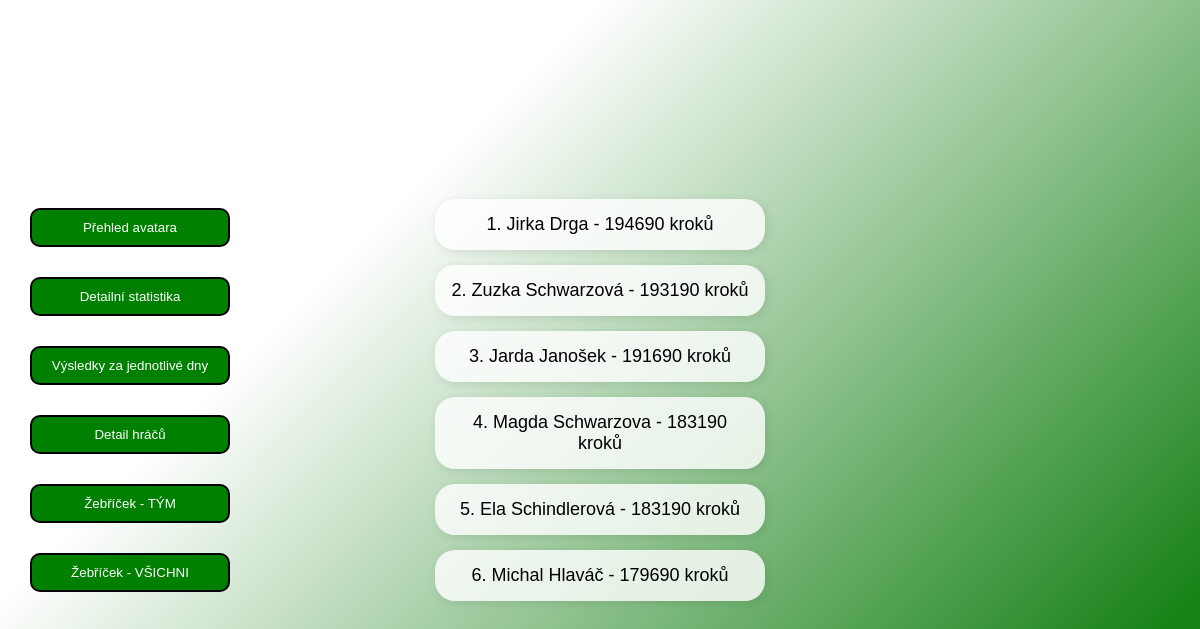
Page /pepaapp/pepa_leaderboard on the earlier database version.
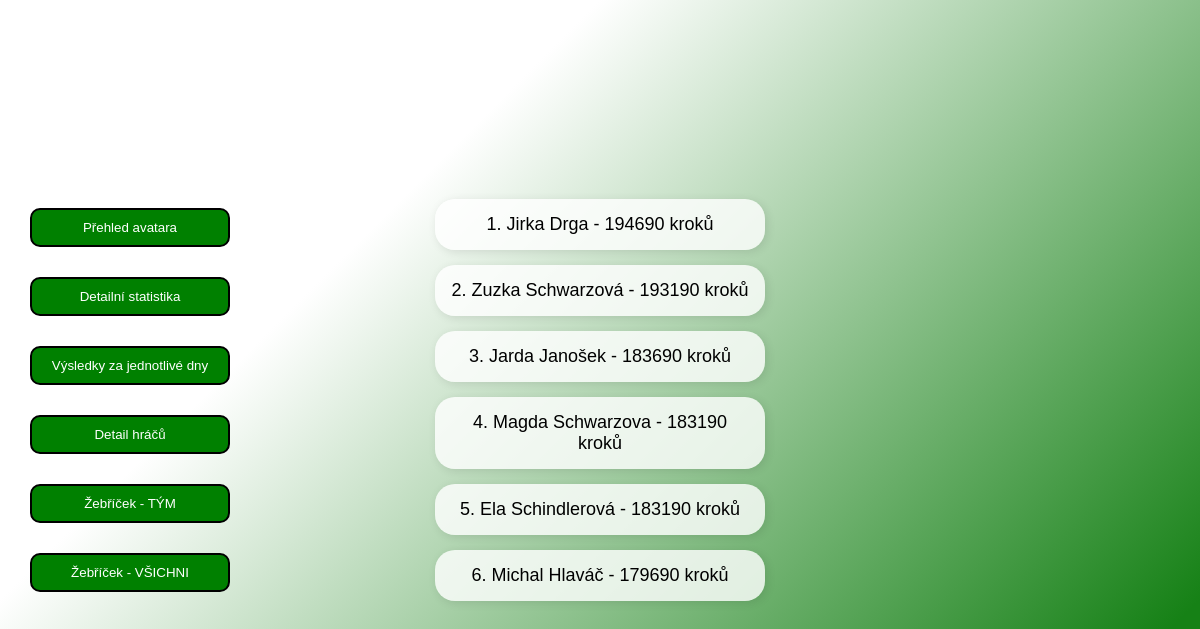
Same page on the later database version.
### infopage/models.py (models this page shows, shortened)
class vysledky_hracu(models.Model):
    jmeno = models.CharField(max_length=20)
    prijmeni = models.CharField(max_length=30, blank=True)
    tym = models.CharField(max_length=10, null=True)
    koeficient = models.FloatField(null=True, blank=True, default=1)
    kroky_BONUS = models.IntegerField(default=0, blank=True, validators=[MinValueValidator(0), MaxValueValidator(50000)])
    kroky1 = models.IntegerField(default=0, blank=True, validators=[MinValueValidator(0), MaxValueValidator(50000)])
    kroky2 = models.IntegerField(default=0, blank=True, validators=[MinValueValidator(0), MaxValueValidator(50000)])
    kroky3 = models.IntegerField(default=0, blank=True, validators=[MinValueValidator(0), MaxValueValidator(50000)])
    kroky4 = models.IntegerField(default=0, blank=True, validators=[MinValueValidator(0), MaxValueValidator(50000)])
    kroky5 = models.IntegerField(default=0, blank=True, validators=[MinValueValidator(0), MaxValueValidator(50000)])
    kroky6 = models.IntegerField(default=0, blank=True, validators=[MinValueValidator(0), MaxValueValidator(50000)])
    kroky7 = models.IntegerField(default=0, blank=True, validators=[MinValueValidator(0), MaxValueValidator(50000)])
    kroky8 = models.IntegerField(default=0, blank=True, validators=[MinValueValidator(0), MaxValueValidator(50000)])
    kroky9 = models.IntegerField(default=0, blank=True, validators=[MinValueValidator(0), MaxValueValidator(50000)])
    kroky10 = models.IntegerField(default=0, blank=True, validators=[MinValueValidator(0), MaxValueValidator(50000)])
    kroky11 = models.IntegerField(default=0, blank=True, validators=[MinValueValidator(0), MaxValueValidator(50000)])
    kroky12 = models.IntegerField(default=0, blank=True, validators=[MinValueValidator(0), MaxValueValidator(50000)])
    max_kroku_mesicne = models.IntegerField(default=0, blank=True, validators=[MinValueValidator(0), MaxValueValidator(50000)])
    celkem_kroku = models.IntegerField(default=0, blank=True, validators=[MinValueValidator(0), MaxValueValidator(1000000)])
    class Meta:
        verbose_name = "Výsledky hráčů"
        verbose_name_plural = "Výsledky hráčů"

### pepaapp/views.py (the view)
# urls.py: path('pepa_leaderboard', views.leaderboard, name='pepa_leaderboard'),
def leaderboard(request):
    return render(request, 'pepaapp/pepa_leaderboard.html', {
        'vsichni_hraci_pepa': hraci,
    })

### pepaapp/templates/pepaapp/pepa_leaderboard.html (shortened to what this page needs)
{% extends "base_leaderboard.html" %}
{% load static %}
{% block content %}
<ol>
{% for hrac in vsichni_hraci_pepa|dictsortreversed:"celkem_kroku" %}
    <li>
        {{hrac.jmeno}} {{hrac.prijmeni}} - {{hrac.celkem_kroku}} kroků
    </li>
{% endfor %}
</ol>
<div class="menu" id="nav-menu">
    <ul>
        <li><button><a href="{% url 'pepa_main_page' %}">Přehled avatara</a></button></li>
        <li><button><a href="{% url 'pepa_detail_statistika' %} ">Detailní statistika</a></button></li>
        <li><button><a href="{% url 'pepa_jednotlive_dny' %} ">Výsledky za jednotlivé dny</a></button></li>
        <li><button><a href="{% url 'pepa_full_tym' %} ">Detail hráčů</a></button></li>
        <li><button><a href="{% url 'pepa_leaderboard' %} ">Žebříček - TÝM</a></button></li>
        <li><button><a href="{% url 'all_leaderboard' %}">Žebříček - VŠICHNI</a></button></li>
    </ul>
</div>
{% endblock content %}

Differences in the rows shown:
changed vysledky_hracu "Jarda": celkem_kroku "191690" → "183690"
